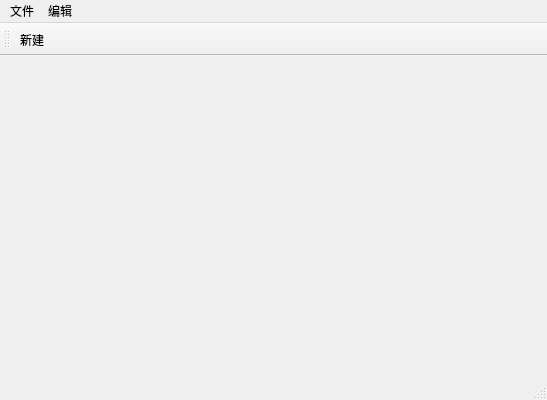
<?xml version="1.0" encoding="UTF-8"?>
<ui version="4.0">
 <class>MainWindow</class>
 <widget class="QMainWindow" name="MainWindow">
  <property name="geometry">
   <rect>
    <x>0</x>
    <y>0</y>
    <width>547</width>
    <height>400</height>
   </rect>
  </property>
  <property name="windowTitle">
   <string>MainWindow</string>
  </property>
  <widget class="QWidget" name="centralWidget"/>
  <widget class="QMenuBar" name="menuBar">
   <property name="geometry">
    <rect>
     <x>0</x>
     <y>0</y>
     <width>547</width>
     <height>26</height>
    </rect>
   </property>
   <widget class="QMenu" name="menu">
    <property name="title">
     <string>文件</string>
    </property>
    <addaction name="actionNew"/>
   </widget>
   <widget class="QMenu" name="menu_2">
    <property name="title">
     <string>编辑</string>
    </property>
   </widget>
   <addaction name="menu"/>
   <addaction name="menu_2"/>
  </widget>
  <widget class="QToolBar" name="mainToolBar">
   <attribute name="toolBarArea">
    <enum>TopToolBarArea</enum>
   </attribute>
   <attribute name="toolBarBreak">
    <bool>false</bool>
   </attribute>
   <addaction name="actionNew"/>
  </widget>
  <widget class="QStatusBar" name="statusBar"/>
  <action name="actionNew">
   <property name="text">
    <string>新建</string>
   </property>
  </action>
 </widget>
 <layoutdefault spacing="6" margin="11"/>
 <resources/>
 <connections/>
</ui>
